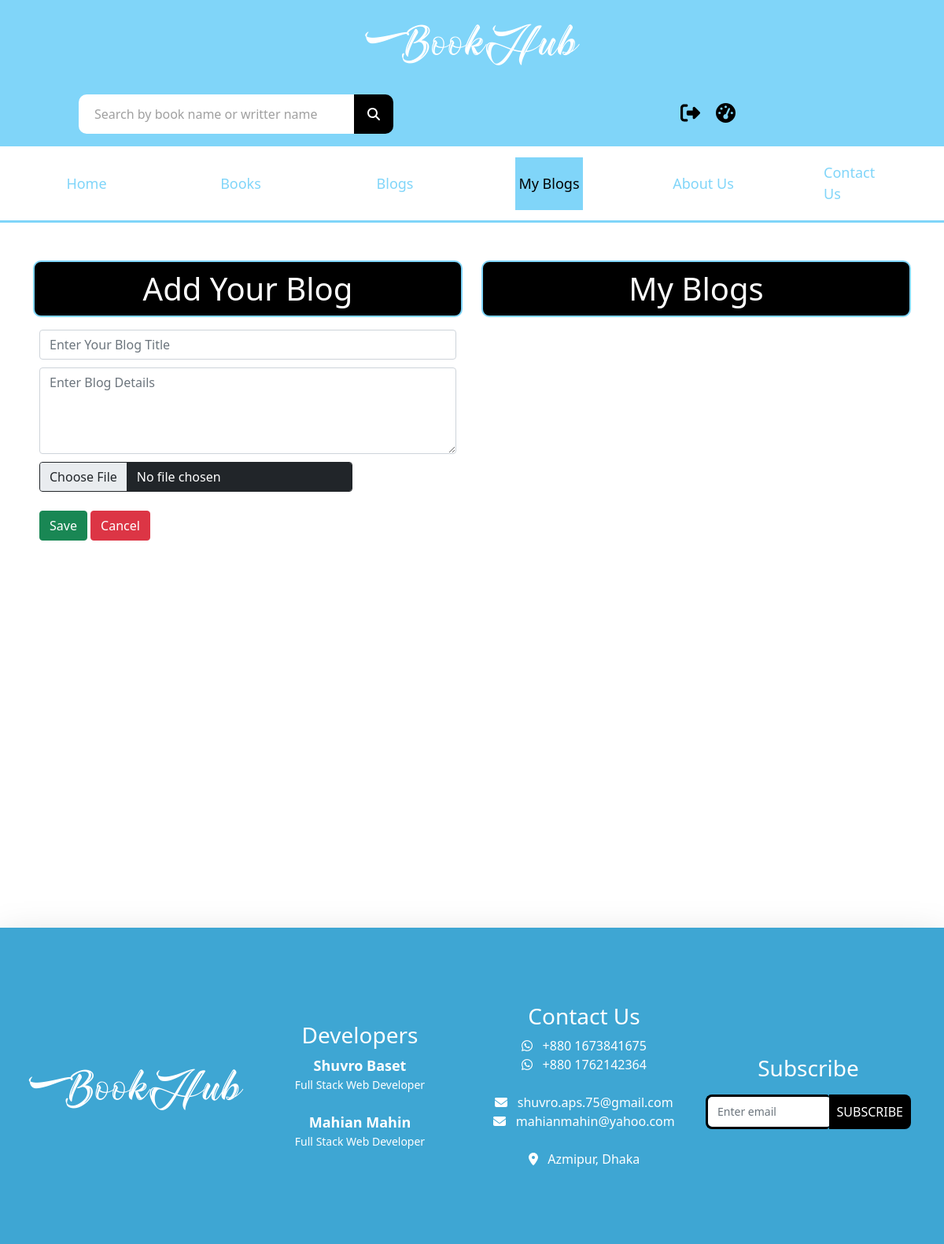
Before: /my_blog/ (signed in) with the older database file.
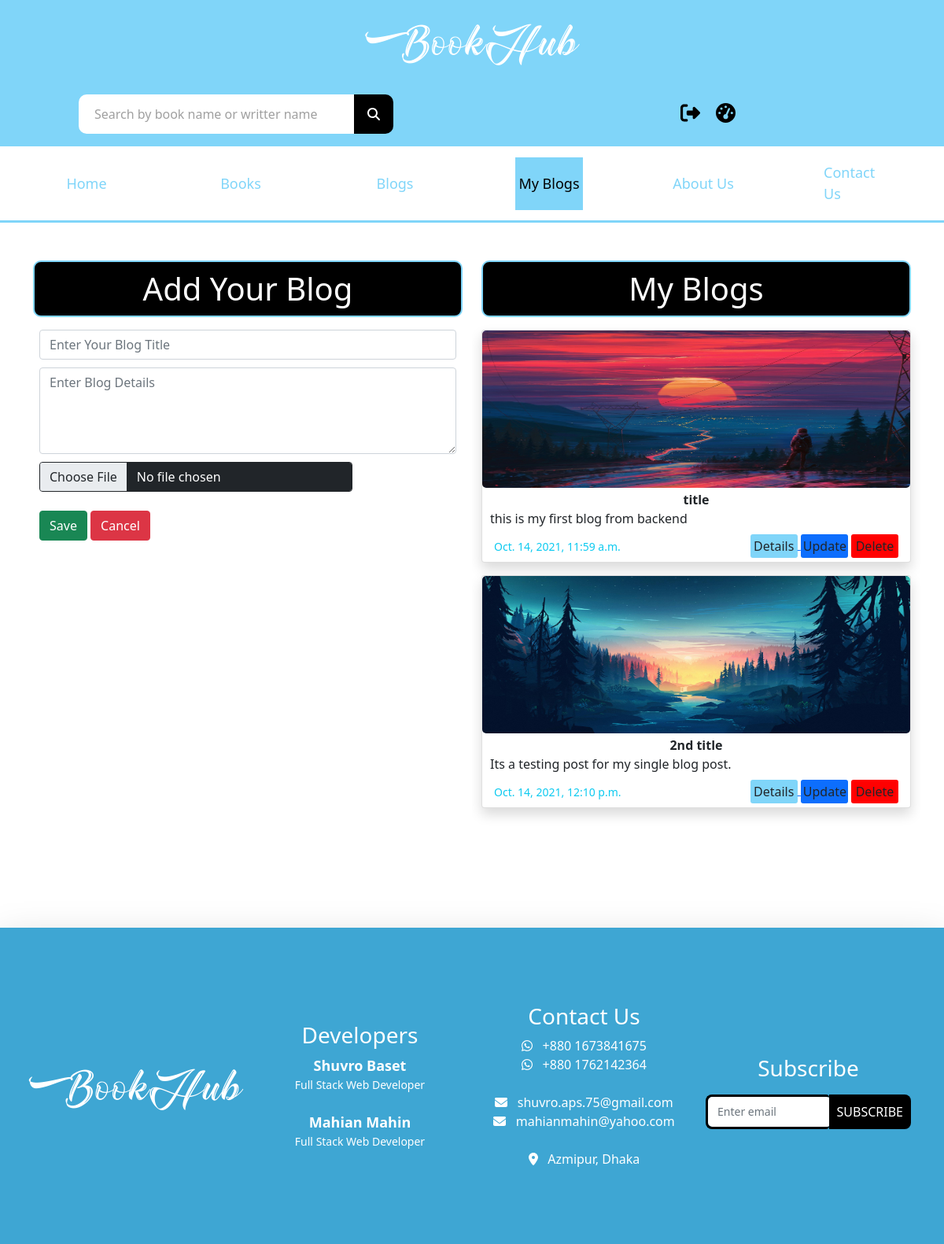
After: the same page with the newer database file.
### bookHub_app/models.py (models this page shows, shortened)
class Blogs(models.Model):
    user = models.ForeignKey(User, on_delete=models.CASCADE)
    title = models.CharField(max_length=50)
    description = models.CharField(max_length=250, null=True, blank=True)
    thumbnail = models.ImageField(upload_to='blog_img')
    created_time = models.DateTimeField(default=datetime.now(),)

### bookHub_app/views.py (the view, shortened to what this page needs)
# urls.py: path('my_blog/', my_blog, name="my_blog"),
def my_blog(request):
    if request.user.is_authenticated:
        my_blog_ins = Blogs.objects.filter(user_id=request.user.id).exists()
        if my_blog_ins:
            my_blogs = Blogs.objects.filter(user_id=request.user.id)
        else:
            my_blogs = {}
        context = {
            "my_blog": "active",
            "my_blogs": my_blogs
        }
        return render(request, 'blog.html', context)
    else:
        messages.warning(request, "You must be logged in")
        return redirect('/login')

### templates/blog.html (shortened to what this page needs)
{% extends 'main.html' %}
{% load static %}
{% block content %}
<section class="blog-section">
    <div class="container">
        <div class="row my-5">
            <div class="col-lg-6">
                <h1 class="text-center heading-border">Add Your Blog</h1>
                <div class="p-2">
                    <form method="post" class="form-group" enctype="multipart/form-data">
                        <input class="form-control " name="title" type="text" placeholder="Enter Your Blog Title"
                               aria-label=" example" required>
                        <textarea class="form-control" name="description" id="" cols="30"
                                  placeholder="Enter Blog Details" rows="4" required></textarea>
                        <input type="file" accept="image/*" class="form-control btn btn-dark w-75" name="img"
                               required>
                        <br><br>
                        <input type="submit" value="Save" class="btn btn-success">
                        <button id="close_book_add" class="btn btn-danger">Cancel</button>
                    </form>
                </div>
            </div>
            <div class="col-lg-6 my-blogs all_reviews">
                <h1 class="text-center heading-border">My Blogs</h1>
                {% for blog in my_blogs %}
                    <div class="card my-3 shadow">
                        <img src={{ blog.thumbnail.url }} class='img-fluid'>
                        <div class="card-body">
                            <p class="text-center fw-bolder">{{ blog.title }} </p>
                            <p class=""> {{ blog.description }} </p>
                        </div>
                        <div class="card-footer bg-white d-flex justify-content-between align-items-center">
                            <small class='text-info'>{{ blog.created_time }}</small>
                            <div>
                                <a href={% url 'single_blog' id=blog.id title=blog.title %}> <input
                                         value="Details" class="btn details-btn">
                                <input type="submit" value="Update" class="btn update-btn">
                                <input type="submit" value="Delete" class="btn delete-btn">
                            </div>
                        </div>
                    </div>
                {% endfor %}
            </div>
        </div>
    </div>
</section>
{% endblock %}

### templates/main.html (shortened to what this page needs)
{% load static i18n %}
<!DOCTYPE html>
<html lang="en">
  <head>
    <link  href="https://cdn.jsdelivr.net/npm/bootstrap@5.1.0/dist/css/bootstrap.min.css" rel="stylesheet"
    />
    <link rel="stylesheet" href="https://unpkg.com/swiper/swiper-bundle.min.css" />
    <link rel="stylesheet" href="{% static './css/style.css' %}" />
    <link rel="stylesheet" href="{% static './css/media.css' %}" />
  </head>
  <body>
{% include 'header.html' %}
{% block content %}
{% endblock %}
{% include 'footer.html' %}
  </body>
</html>

### templates/header.html (shortened to what this page needs)
{% load static %}
    <div class="container-fluid">
      <div class="row logo-row">
        <div class="col-sm-12 text-center text-white">
          <h2 class="my-3 logo">BookHub</h2>
        </div>
      </div>
      <div class="row logo-row search-icons-section" id="hide">
        <div class="col-sm-6 d-flex justify-content-center">
          <div class="search-bar my-3">
            <form method="post" action="{% url 'search' %}" class="d-flex flex-row">
              <input type="text" name="searched" placeholder="Search by book name or writter name"/>
              <button type="submit"><i class="fas fa-search"></i></button>
            </form>
          </div>
        </div>
        <div class=" col-sm-6 d-flex justify-content-center align-items-center px-5 icon-section">
          {% if request.user.is_authenticated %}
            <a href={% url 'logout' %}><i title="Logout" class="fas fa-sign-out-alt icons"></i></a>
            <a href={% url 'user_dashboard' %}><i title="Dashboard" class="fas fa-tachometer-alt icons"></i></a>
          {% else %}
            <a href={% url 'login' %}><i title="Login" class="fas fa-sign-in-alt icons"></i></a>
            <a href={% url 'signup' %}><i title="Signup" class="fas fa-user-plus icons"></i></a>
          {% endif %}
        </div>
      </div>
      <div class="row navbar-desktop" id="hide">
        <div class=" col-sm-12 d-flex flex-row justify-content-center align-items-center nav-links">
          <a href={% url 'home' %} class="d-flex justify-content-center {{ home }}">Home</a>
          <a href={% url 'books' %} class="d-flex justify-content-center {{ books }}">Books</a>
          <a href={% url 'blogs' %} class="d-flex justify-content-center {{ blogs }}">Blogs</a>
          <a href={% url 'my_blog' %} class="d-flex justify-content-center {{ my_blog }}">My Blogs</a>
          <a href={% url 'about' %} class="d-flex justify-content-center {{ about }}">About Us</a>
          <a href={% url 'contact' %} class="d-flex justify-content-center {{ contact }}">Contact Us</a>
        </div>
      </div>
    </div>

### templates/footer.html (shortened to what this page needs)
{% load static %}
    <section class="footer shadow-lg">
      <div class="container">
        <div class="row d-flex justify-content-center align-items-center">
          <div class="col-sm-3 d-flex justify-content-center align-items-center"><h4 class="my-3 logo">BookHub</h4></div>
          <div class="my-3 col-sm-3 d-flex flex-column justify-content-center align-items-center footer_developers">
            <h3>Developers</h3>
            <span>Shuvro Baset</span>
            <small>Full Stack Web Developer</small>
            <br>
            <span>Mahian Mahin</span>
            <small>Full Stack Web Developer</small>
          </div>
          <div class="my-3 col-sm-3 d-flex flex-column justify-content-center align-items-center footer_contact">
            <h3>Contact Us</h3>
            <span><i class="fab fa-whatsapp"></i> &nbsp; +880 1673841675</span>
            <span><i class="fab fa-whatsapp"></i> &nbsp; +880 1762142364</span>
            <br>
            <span><i class="fas fa-envelope"></i> &nbsp; shuvro.aps.75@gmail.com</span>
            <span><i class="fas fa-envelope"></i> &nbsp; mahianmahin@yahoo.com</span>
            <br>
            <span><i class="fas fa-map-marker-alt"></i> &nbsp; Azmipur, Dhaka</span>
          </div>
          <div class="my-3 col-sm-3 d-flex flex-column justify-content-center align-items-center footer_subscribe">
            <h3 class="my-3">Subscribe</h3>
            <form class="form-group subscription-form d-flex flex-row" method="post" action="{% url 'subscribe' %}">
              <input type="text" class="form-control" placeholder="Enter email" name="subs_email" required>
              <button type="submit">SUBSCRIBE</button>
            </form>
          </div>
        </div>
      </div>
    </section>

### static/css/style.css (style rules this page uses)
.details-btn { padding: 2px; background-color: #80D5F9; border-radius: 3px; width: 60px; }
.update-btn { padding: 2px; background-color: #0d6efd; border-radius: 3px; width: 60px; }
.delete-btn { padding: 2px; background-color: #ff0101; border-radius: 3px; width: 60px; }
.logo-row { background: #80d5f9; }
.logo { font-family: logo-font; font-size: 60px; color: #fff; }
.search-bar input { color: rgb(160, 160, 160); padding-left: 20px; width: 350px; height: 50px; outline: none; border: none; border-bottom-left-radius: 10px; border-top-left-radius: 10px; }
.search-bar input::placeholder { color: rgb(160, 160, 160); }
.search-bar button { width: 50px; background: black; color: #fff; outline: none; border: none; border-top-right-radius: 10px; border-bottom-right-radius: 10px; }
.icon-section a { text-decoration: none; color: black; }
.icons { margin: 10px; font-size: 25px; }
.nav-links { border-bottom: 3px solid #80d5f9; }
.nav-links a { text-decoration: none; font-weight: 500; margin-left: 55px; margin-right: 55px; color: #80d5f9; padding-top: 20px; padding-bottom: 20px; font-size: 18px; width: 100px; transition: 0.2s ease-in; }
.nav-links a.active { background: #80d5f9; color: black; }
.footer { background: #3ea6d3; padding-top: 80px; padding-bottom: 80px; color: #fff; }
.footer_developers span { font-size: 18px; font-weight: bold; }
.subscription-form input { border: 3px solid black; border-top-left-radius: 8px; border-bottom-left-radius: 8px; border-right: none; font-size: 14px; }
.subscription-form button { background: black; color: #fff; border: none; outline: none; padding: 10px; border-top-right-radius: 8px; border-bottom-right-radius: 8px; border-left: none; }
.all_reviews { height: 280px; overflow-y: auto; scrollbar-width: thin; }
.all_reviews { scrollbar-width: thin; scrollbar-color: #80D5F9; }
.book_upload_form input[type="text"], textarea { margin: 10px 0; }
.heading-border { background: black; color: white; padding: 10px; border: 2px solid #80D5F9; border-radius: 10px; }
.card img { height: 200px; border-radius: 5px; }
.card-body { padding: 3px 10px !important; }
.card-body p { margin: 0; }
.card-footer { margin: 5px 15px !important; padding: 0 !important; border-top: none !important; }
.my-blogs { height: 100vh; overflow-y: scroll; }
.fa-user , .fa-unlock-alt, .fa-envelope { color: #fff !important; }

Changed rows visible on the page:
added Blogs: thumbnail (picture), title "title", description "this is my first blog from backend", created_time "Oct. 14, 2021, 11:59 a.m."
added Blogs: thumbnail (picture), title "2nd title", description "Its a testing post for my single blog post.", created_time "Oct. 14, 2021, 12:10 p.m."
